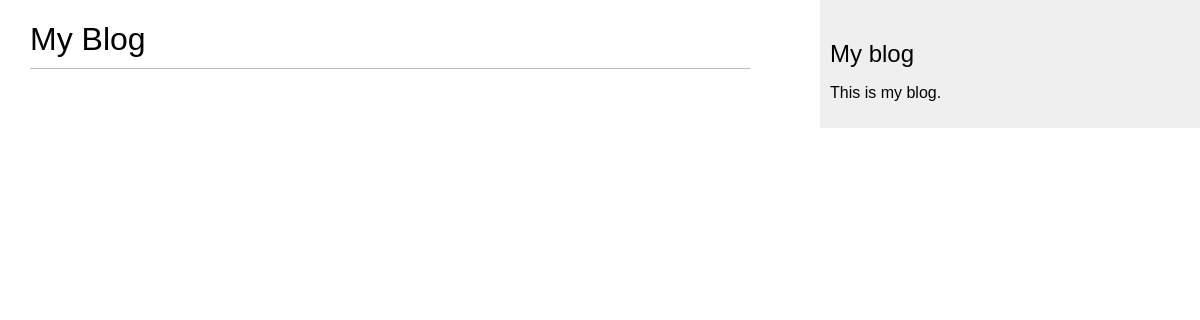
/blog/, run on an earlier commit of the app's database.
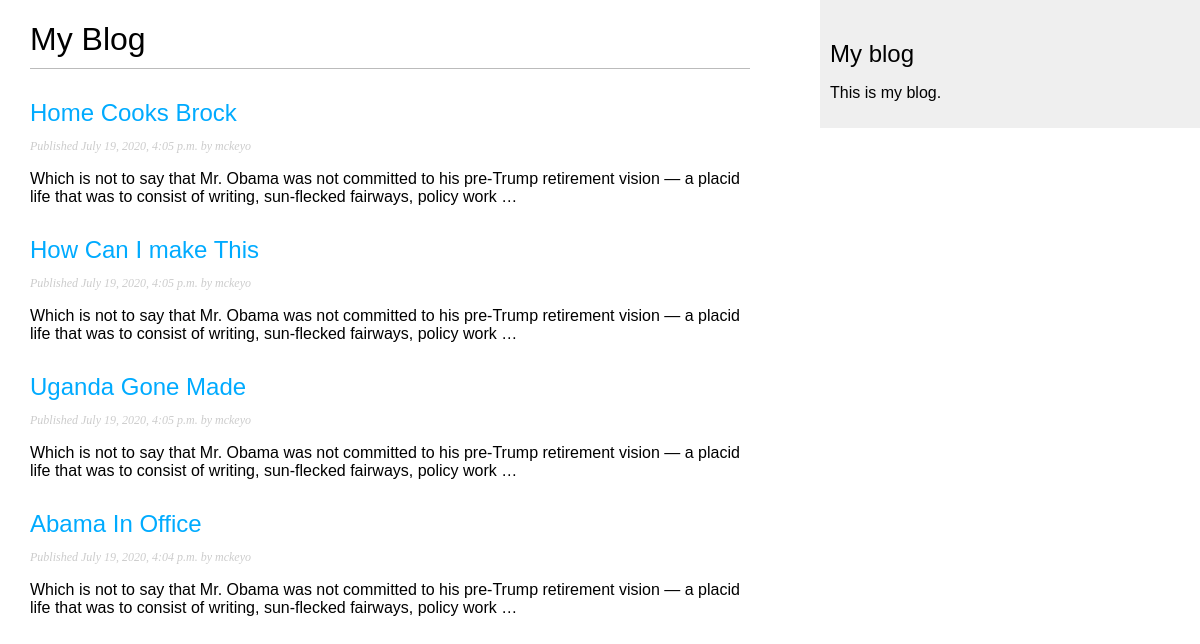
And on a later commit of the database.
### blog/models.py (models this page shows, shortened)
class Post(models.Model):
    STATUS_CHOICES = (
        ('draft', 'Draft'),
        ('published', 'Published')
    )
    title = models.CharField(max_length=250)
    slug = models.SlugField(max_length=250, unique_for_date='publish')
    author = models.ForeignKey(User, on_delete=models.CASCADE, related_name='blog_posts')
    body = models.TextField()
    publish = models.DateTimeField(default=timezone.now)
    created = models.DateTimeField(auto_now_add=True)
    updated = models.DateTimeField(auto_now=True)
    status = models.CharField(max_length=10, choices=STATUS_CHOICES, default='draft')
    objects = models.Manager()
    published = PublishedManager()
    class Meta:
        ordering = ('-publish',)
    def get_absolute_url(self):
        return reverse('blog:post_detail',
                       args=[
                           self.publish.year,
                           self.publish.month,
                           self.publish.day,
                           self.slug
                       ])

### blog/views.py (the view)
# urls.py: path('', views.post_list, name='post_list'),
def post_list(request):
    posts = Post.published.all()
    return render(request, 'blog/post/list.html', {'posts': posts})

### blog/models.py (called while the page is built)
    def get_queryset(self):
        return super(PublishedManager, self).get_queryset() \
            .filter(status='published')

### blog/templates/blog/post/list.html (shortened to what this page needs)
{% extends "blog/base.html" %}
{% block content %}
    <h1>My Blog</h1>
    {% for post in posts %}
        <h2>
            <a href="{{ post.get_absolute_url }}">
                {{ post.title }}
            </a>
        </h2>
        <p class="date">
            Published {{ post.publish }} by {{ post.author }}
        </p>
        {{ post.body|truncatewords:30|linebreaks }}
    {% endfor %}
{% endblock %}

### blog/templates/blog/base.html (shortened to what this page needs)
{% load static %}
<!DOCTYPE html>
<html lang="en">
<head>
    <link href="{% static "css/blog.css" %}" rel="stylesheet">
</head>
<body>
    <div id="content">
        {% block content %}{% endblock %}
    </div>
    <div id="sidebar">
        <h2>My blog</h2>
        <p>This is my blog.</p>
    </div>
</body>
</html>

### blog/static/css/blog.css (style rules this page uses)
body { margin:0; padding:0; font-family:helvetica, sans-serif; }
a { color: #00abff; text-decoration:none; }
h1 { font-weight:normal; border-bottom:1px solid #bbb; padding:0 0 10px 0; }
h2 { font-weight:normal; margin:30px 0 0; }
#content { float:left; width:60%; padding:0 0 0 30px; }
#sidebar { float:right; width:30%; padding:10px; background:#efefef; height:100%; }
p.date { color:#ccc; font-family: georgia, serif; font-size: 12px; font-style: italic; }

What changed in the data, as far as the page shows it:
added Post: title "Home Cooks Brock", publish "July 19, 2020, 4:05 p.m.", author "mckeyo", body "Which is not to say that Mr. Obama was not committed to his pre-Trump retirement vision — a placid life that was to consist of writing, sun-flecked fairways, policy work …"
added Post: title "How Can I make This", publish "July 19, 2020, 4:05 p.m.", author "mckeyo", body "Which is not to say that Mr. Obama was not committed to his pre-Trump retirement vision — a placid life that was to consist of writing, sun-flecked fairways, policy work …"
added Post: title "Uganda Gone Made", publish "July 19, 2020, 4:05 p.m.", author "mckeyo", body "Which is not to say that Mr. Obama was not committed to his pre-Trump retirement vision — a placid life that was to consist of writing, sun-flecked fairways, policy work …"
added Post: title "Abama In Office", publish "July 19, 2020, 4:04 p.m.", author "mckeyo", body "Which is not to say that Mr. Obama was not committed to his pre-Trump retirement vision — a placid life that was to consist of writing, sun-flecked fairways, policy work …"
